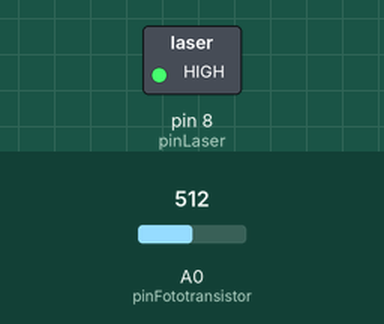
This program was run on a simulated Arduino Nano, built with avr-gcc and run on an emulated ATmega328P. Parts: switched loads named in the program (green lamp = pin HIGH). The test bench sets the inputs (shaded band); at power-on: A0 (pinFototransistor) = 512. What the program prints to the serial monitor is not drawn.

Above: at 0.1 s.
Timing chart, 0 to 1.6 s (numbered marks = the images above):
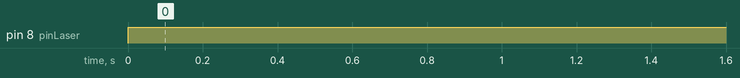

Measured:
- by itself, pin 8 (pinLaser): LOW → HIGH at 0.00 s

The program:

main.cpp
```cpp
#include <Arduino.h>

//cambiar cuando sepa a qué pines los voy a conectar
const int pinFototransistor = A0;
const int pinLaser = 8;

float contribucionAmbiente = 0;

struct ParTensionDistancia
{
  float tension;
  int distancia;
};

ParTensionDistancia tabla[] = {
  //modificar cuando se tengan los valores reales
  {1.5, 50},
  {2.0, 40},
  {3.0, 30},
  {4.0, 20},
  {4.5, 10}
};

int tamanioTabla = 5; //modificable

float hallarContribucionAmbiente();
float obtenerTensionParaInterpolacion();
bool comprobarValorEstaDentroDelRango(float);
float interpolar(float);
void limpiarBuffer();
void esperarAccionDeUsuario();

void setup()
{
  Serial.begin(9600);

  pinMode(pinFototransistor, INPUT);

  pinMode(pinLaser, OUTPUT);
}

void loop()
{
  Serial.println("Comenzando calibración...");
  contribucionAmbiente = hallarContribucionAmbiente();
  Serial.println("Terminó la calibración.");

  float tensionParaInterpolar = obtenerTensionParaInterpolacion();

  if(comprobarValorEstaDentroDelRango(tensionParaInterpolar))
  {
    float distanciaCalculada = interpolar(tensionParaInterpolar);

    Serial.print("Tensión medida: ");
    Serial.println(tensionParaInterpolar);
    Serial.print("Distancia caluclada: ");
    Serial.println(distanciaCalculada);
  }

  limpiarBuffer();
  Serial.println("Presione una tecla para medir otra vez...");
  esperarAccionDeUsuario();
}

float hallarContribucionAmbiente()
{
  digitalWrite(pinLaser, LOW);

  float tensionSinLaser = analogRead(pinFototransistor);

  digitalWrite(pinLaser, HIGH);

  float tensionConLaser = analogRead(pinFototransistor);

  return (tensionConLaser - tensionSinLaser);
}

float obtenerTensionParaInterpolacion()
{
  float tensionEnBruto = analogRead(pinFototransistor);

  return (tensionEnBruto - contribucionAmbiente);
}

bool comprobarValorEstaDentroDelRango(float tension)
{
  if(tension < tabla[0].tension || tension > tabla[tamanioTabla-1].tension)
  {
    Serial.println("La distancia está fuera del rango previsto. Mueva el sistema o el objeto.");
    return false;
  }

  return true;
}

float interpolar(float tension)
{
  for (int i = 0; i < tamanioTabla - 1; i++)
  {
    if (tension >= tabla[i].tension && tension <= tabla[i+1].tension)
    {

      float x0 = tabla[i].tension;
      float y0 = tabla[i].distancia;
      float x1 = tabla[i+1].tension;
      float y1 = tabla[i+1].distancia;

      return y0 + (tension - x0) * (y1 - y0) / (x1 - x0);
    }
  }
}

void limpiarBuffer()
{
  while(Serial.available() > 0)
  {
    Serial.read(); // consume caracter por caracter y deja el buffer sin nada al terminar
  }
}

void esperarAccionDeUsuario()
{
  while(Serial.available() == 0)
  {
    //No hace nada, solo espera a que haya algo en el buffer del serial
  }
}
```
